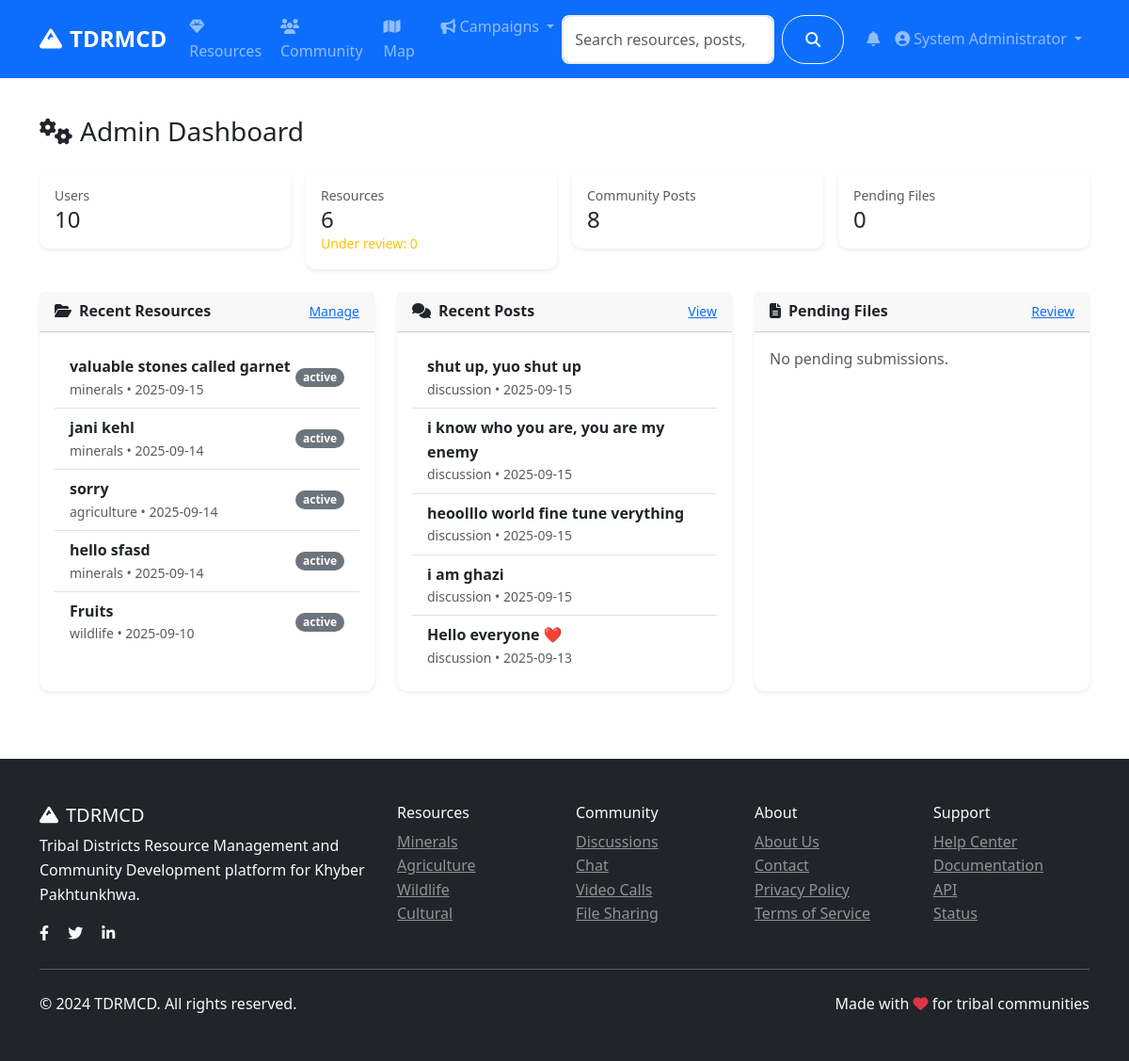
Page /admin/ (signed in) on the earlier database version.
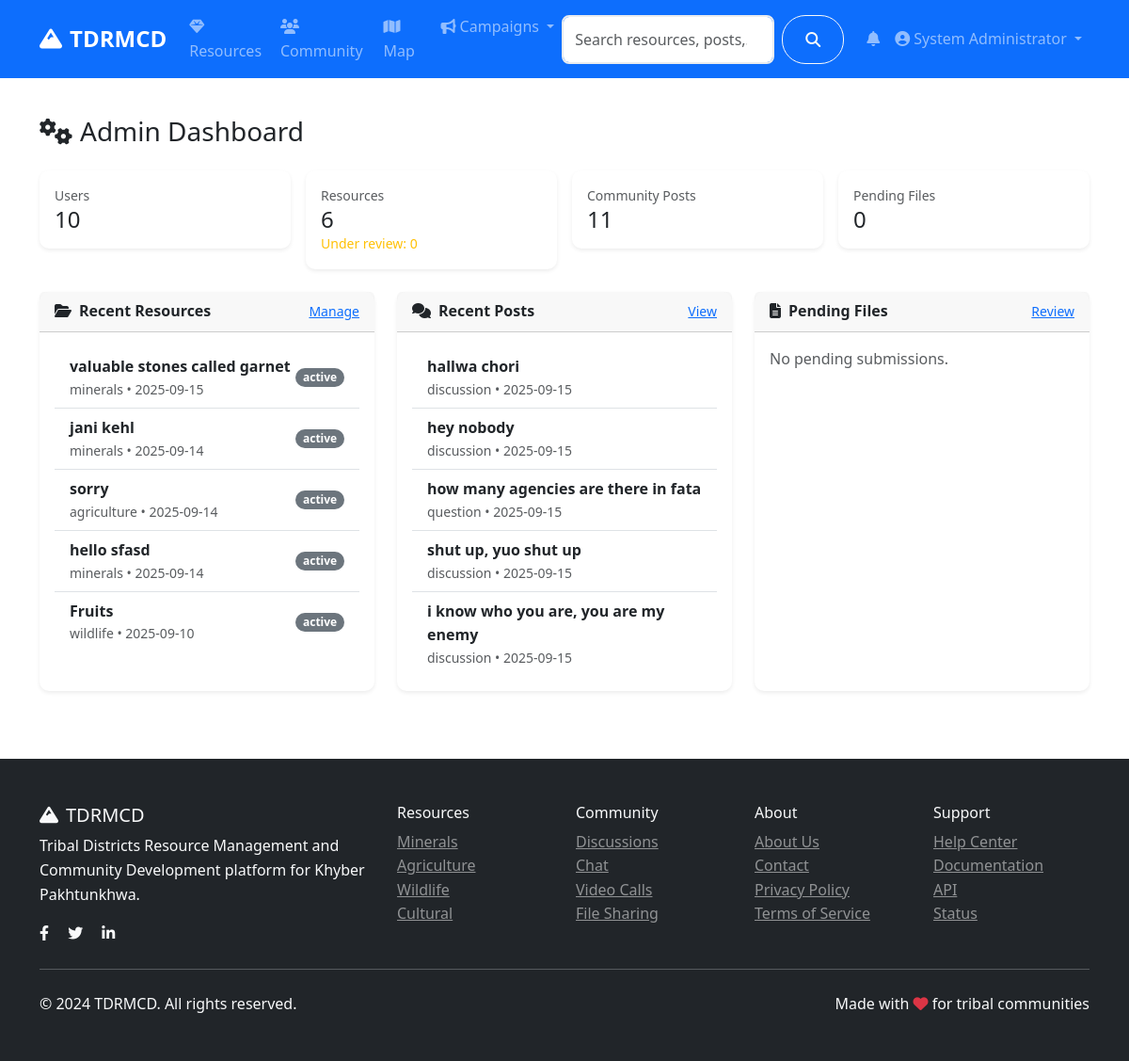
Same page on the later database version.
### models.py (models this page shows, shortened)
class Resource(db.Model):
    id = db.Column(db.Integer, primary_key=True)
    title = db.Column(db.String(200), nullable=False)
    description = db.Column(db.Text, nullable=False)
    category = db.Column(db.String(50), nullable=False)  # minerals, agriculture, wildlife, cultural
    subcategory = db.Column(db.String(50))  # gas, copper, coal, wheat, etc.
    location = db.Column(db.String(200))
    latitude = db.Column(db.Float)
    longitude = db.Column(db.Float)
    economic_value = db.Column(db.String(100))
    sustainability_info = db.Column(db.Text)
    image_url = db.Column(db.String(200))
    attachment_filename = db.Column(db.String(200))  # Stored filename
    attachment_original_name = db.Column(db.String(200))  # Original filename
    attachment_file_type = db.Column(db.String(50))  # File extension
    attachment_file_size = db.Column(db.Integer)  # File size in bytes
    attachment_reference = db.Column(db.Text)  # Required reference for validation
    status = db.Column(db.String(20), default='active')  # active, inactive, under_review
    author_id = db.Column(db.Integer, db.ForeignKey('user.id'), nullable=False)
    created_at = db.Column(db.DateTime, default=datetime.utcnow)
    updated_at = db.Column(db.DateTime, default=datetime.utcnow, onupdate=datetime.utcnow)

class CommunityPost(db.Model):
    id = db.Column(db.Integer, primary_key=True)
    title = db.Column(db.String(200), nullable=False)
    content = db.Column(db.Text, nullable=False)
    category = db.Column(db.String(50), nullable=False)  # discussion, question, announcement
    tags = db.Column(db.String(200))
    image_url = db.Column(db.String(200))
    likes = db.Column(db.Integer, default=0)
    views = db.Column(db.Integer, default=0)
    author_id = db.Column(db.Integer, db.ForeignKey('user.id'), nullable=False)
    created_at = db.Column(db.DateTime, default=datetime.utcnow)
    updated_at = db.Column(db.DateTime, default=datetime.utcnow, onupdate=datetime.utcnow)
    comments = db.relationship('Comment', backref='post', lazy='dynamic', cascade='all, delete-orphan')
    likes_relation = db.relationship('PostLike', backref='post', lazy='dynamic', cascade='all, delete-orphan')

### routes/admin.py (the view)
@admin_bp.route('/')
@login_required
@admin_required
def dashboard():
    stats = {
        'total_users': User.query.count(),
        'total_resources': Resource.query.count(),
        'pending_resources': Resource.query.filter_by(status='under_review').count(),
        'total_posts': CommunityPost.query.count(),
        'pending_files': FileSubmission.query.filter_by(status='pending').count(),
        'active_campaigns': Campaign.query.filter_by(is_active=True).count()
    }
    recent_resources = Resource.query.order_by(Resource.created_at.desc()).limit(5).all()
    recent_posts = CommunityPost.query.order_by(CommunityPost.created_at.desc()).limit(5).all()
    pending_files = FileSubmission.query.filter_by(status='pending').limit(5).all()
    return render_template('admin/dashboard.html',
                         stats=stats,
                         recent_resources=recent_resources,
                         recent_posts=recent_posts,
                         pending_files=pending_files)

### app.py (called while the page is built)
@login_manager.user_loader
def load_user(user_id):
    return User.query.get(int(user_id))

### models.py (called while the page is built)
    def get_full_name(self):
        return f"{self.first_name} {self.last_name}"

    def is_admin(self):
        return self.role == 'admin'

### routes/admin.py (called while the page is built)
def admin_required(f):
    @wraps(f)
    def decorated_function(*args, **kwargs):
        if not current_user.is_authenticated or not current_user.is_admin():
            flash('Access denied. Admin privileges required.', 'error')
            return redirect(url_for('main.index'))
        return f(*args, **kwargs)
    return decorated_function

### templates/admin/dashboard.html (shortened to what the changed rows need)
{% extends "base.html" %}
{% block content %}
<div class="container py-4">
    <div class="row g-3 mb-4">
        <div class="col-sm-6 col-lg-3">
            <div class="card shadow-sm">
                <div class="card-body">
                    <div class="text-muted small">Community Posts</div>
                    <div class="h4 mb-0">{{ stats.total_posts }}</div>
                </div>
            </div>
        </div>
    </div>
    <div class="row g-4">
        <div class="col-lg-4">
            <div class="card h-100 shadow-sm">
                <div class="card-body">
                    {% if recent_resources %}
                    <ul class="list-group list-group-flush">
                        {% for r in recent_resources %}
                        <li class="list-group-item d-flex justify-content-between align-items-center">
                            <div>
                                <div class="fw-semibold">{{ r.title }}</div>
                                <div class="small text-muted">{{ r.category }} • {{ r.created_at.strftime('%Y-%m-%d') }}</div>
                            </div>
                            <span class="badge bg-secondary">{{ r.status }}</span>
                        </li>
                        {% endfor %}
                    </ul>
                    {% else %}
                    <div class="text-muted">No recent resources.</div>
                    {% endif %}
                </div>
            </div>
        </div>
        <div class="col-lg-4">
            <div class="card h-100 shadow-sm">
                <div class="card-body">
                    {% if recent_posts %}
                    <ul class="list-group list-group-flush">
                        {% for p in recent_posts %}
                        <li class="list-group-item">
                            <div class="fw-semibold">{{ p.title }}</div>
                            <div class="small text-muted">{{ p.category }} • {{ p.created_at.strftime('%Y-%m-%d') }}</div>
                        </li>
                        {% endfor %}
                    </ul>
                    {% else %}
                    <div class="text-muted">No recent posts.</div>
                    {% endif %}
                </div>
            </div>
        </div>
    </div>
</div>
{% endblock %}

Differences in the rows shown:
no longer on this page (row unchanged): CommunityPost: title "heoolllo world fine tune verything", category "discussion", created_at "2025-09-15"
no longer on this page (row unchanged): CommunityPost: title "i am ghazi", category "discussion", created_at "2025-09-15"
no longer on this page (row unchanged): CommunityPost: title "Hello everyone ❤️", category "discussion", created_at "2025-09-13"
added CommunityPost: title "hallwa chori", category "discussion", created_at "2025-09-15"
added CommunityPost: title "hey nobody", category "discussion", created_at "2025-09-15"
added CommunityPost: title "how many agencies are there in fata", category "question", created_at "2025-09-15"
Other differences:
{{ stats.total_posts }}: "8" → "11"
